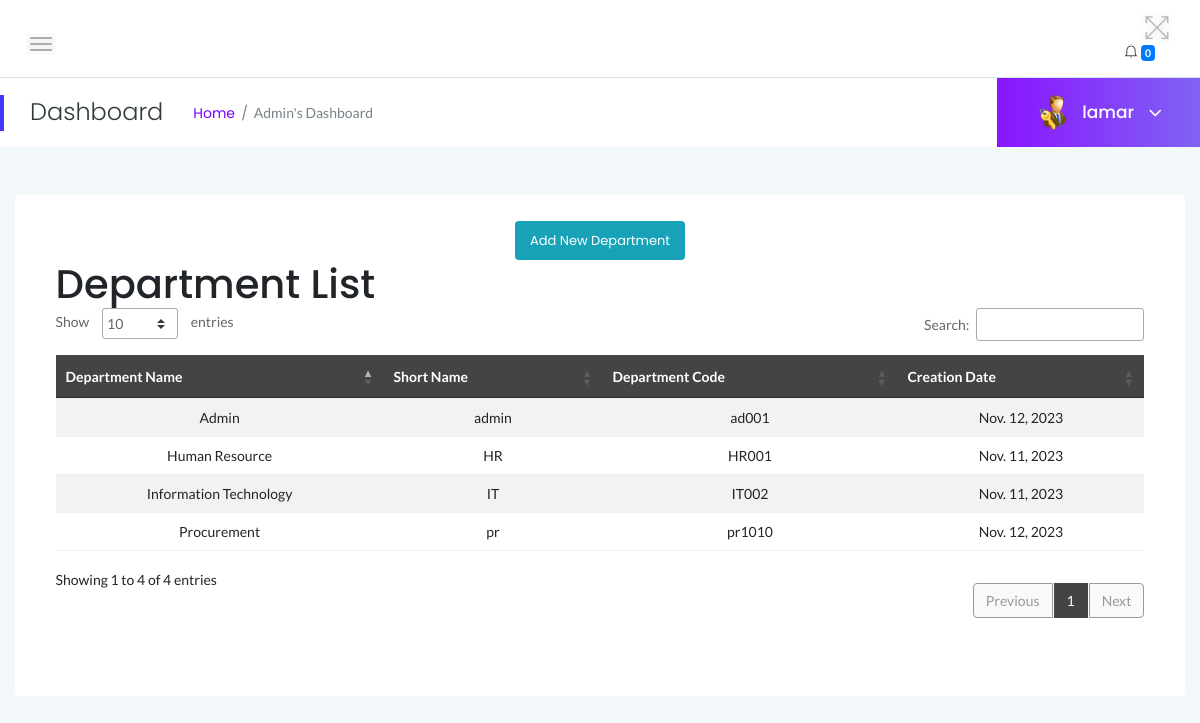
The app's page /myadmin/department (signed in), older data.
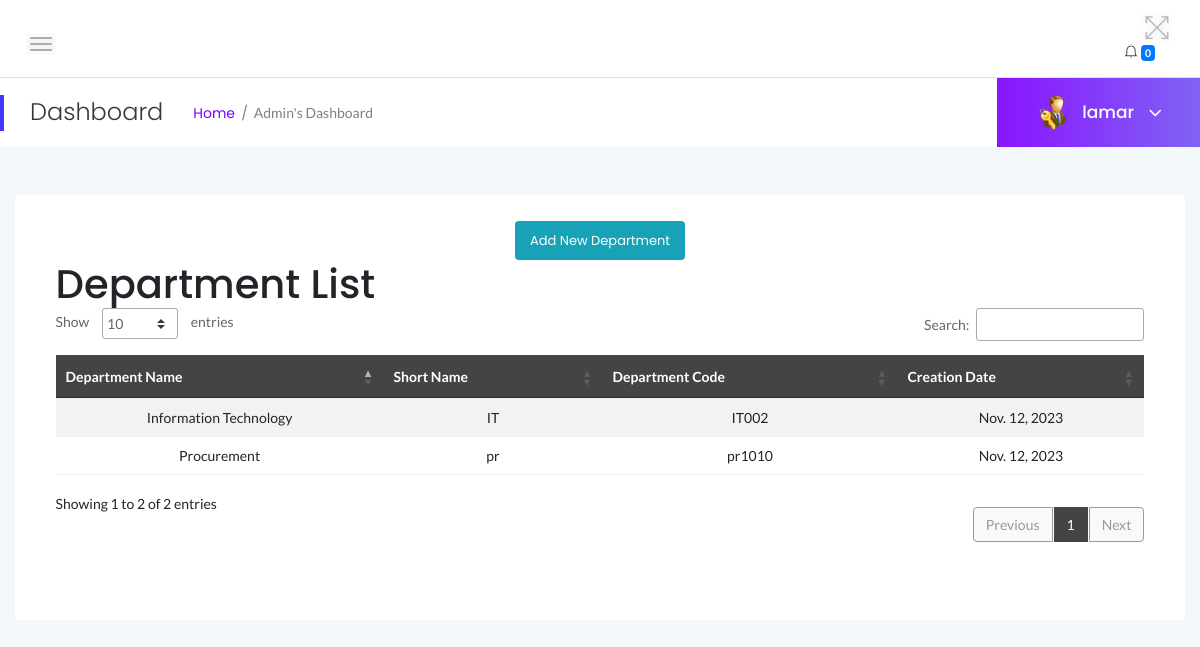
The same page, newer data.
### myadmin/models.py (models this page shows, shortened)
class Department(models.Model):
    department_name = models.CharField(max_length=255)
    department_shortname = models.CharField(max_length=50)
    department_code = models.CharField(max_length=10)
    CreationDate = models.DateField(auto_now_add=True)

### myadmin/views.py (the view, shortened to what this page needs)
# urls.py: path('department', views.department, name='department'),
@login_required
def department(request):
    departments = Department.objects.all()
    return render(request, 'admin/department_list.html', {'departments': departments})

### myadmin/templates/admin/department_list.html (shortened to what this page needs)
{% if user.is_authenticated %}
    {% load static %}
<!DOCTYPE html>
<html class="no-js" lang="en">
<head>
{% include 'admin/top.html' %}
</head>
<body>
{% include 'admin/sidebars.html' %}
            <div class="main-content-inner">
                            <div class="card-body">
                                <div class="data-tables datatable-dark">
                                    <center><a href="{% url 'myadmin:add_department' %}" class="btn btn-sm btn-info">Add New Department</a></center>    <h1>Department List</h1>
    <table id="dataTable3" class="table table-hover table-striped text-center">
        <thead class="text-capitalize">
            <tr>
                <th>Department Name</th>
                <th>Short Name</th>
                <th>Department Code</th>
                <th>Creation Date</th>
            </tr>
        </thead>
        <tbody>
            {% for department in departments %}
                <tr>
                    <td>{{ department.department_name }}</td>
                    <td>{{ department.department_shortname }}</td>
                    <td>{{ department.department_code }}</td>
                    <td>{{ department.CreationDate }}</td>
                </tr>
            {% endfor %}
        </tbody>
    </table>
                                </div>
                            </div>
                        </div>
                    </div>
                </div>
                </div>
            </div>
        </div>
    </div>
</body>
</html>
{% endif %}

Row changes from the older to the newer data that the page shows:
removed Department: department_name "Human Resource", department_shortname "HR", department_code "HR001", CreationDate "Nov. 11, 2023"
removed Department: department_name "Admin", department_shortname "admin", department_code "ad001", CreationDate "Nov. 12, 2023"
changed Department "Information Technology": CreationDate "Nov. 11, 2023" → "Nov. 12, 2023"
Text that changed along with them:
text written by a page script: "Show entries Search: Showing 1 to 4 of 4 entries Previous 1 Next" → "Show entries Search: Showing 1 to 2 of 2 entries Previous 1 Next"
